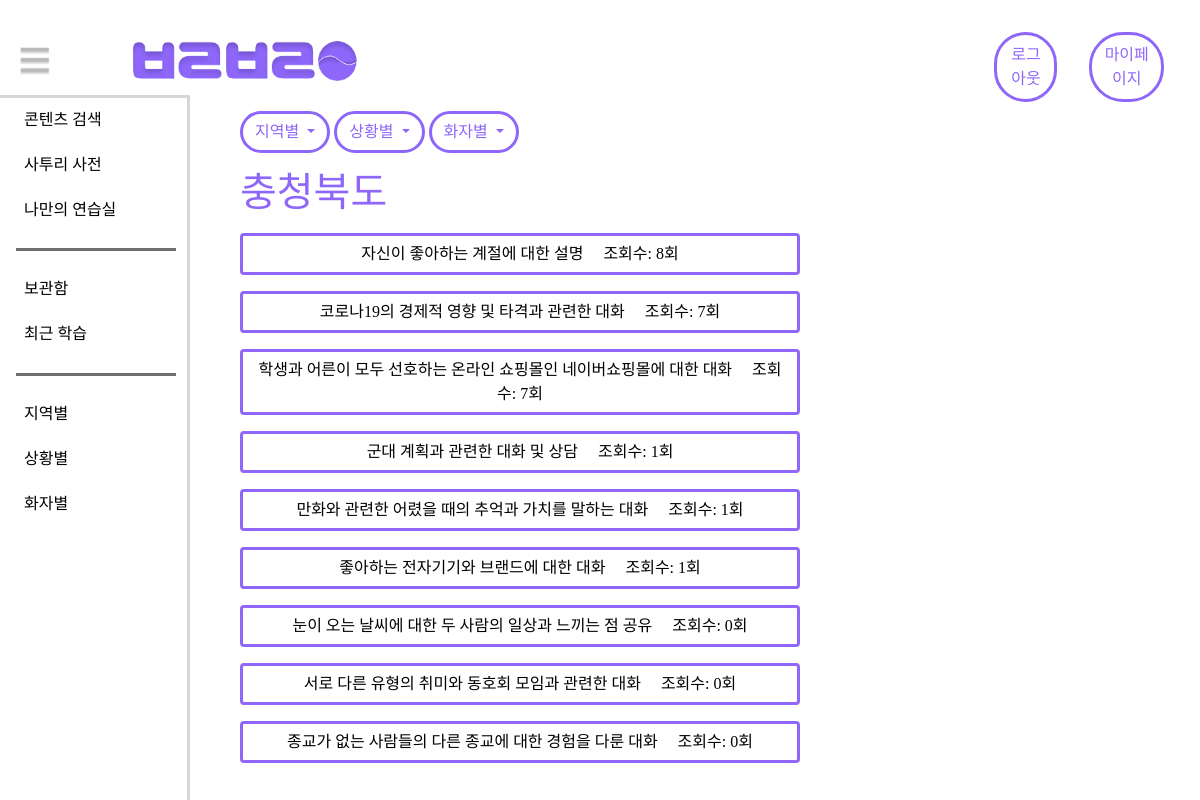
/voice/voice_map/chchbokdo/ (signed in), run on the app's committed database.
### voice/models.py (models this page shows, shortened)
class voice(models.Model):
    title = models.CharField(max_length=50)
    region = models.CharField(max_length = 30, choices=region_choice)
    situation = models.CharField(max_length = 30, choices=situation_choice, blank=True)
    talker_age = models.CharField(max_length = 30, choices=talker_age_choice, blank=True)
    talker_gender = models.CharField(max_length = 30, choices=talker_gender_choice, blank=True)
    views = models.PositiveIntegerField(default=0)
    memo = models.CharField(max_length = 300, blank=True)
    objects = managers.CustomModelManager()
    audio = models.FileField(upload_to="voice")
    script = models.FileField(upload_to="script", blank=True)
    script_title = models.CharField(max_length=100, blank=True)
    text = models.TextField(default="", blank=True)

### voice/views.py (the view)
# urls.py: path('voice_map/chchbokdo/', CbListView.as_view(), name="chchbokdo"),
class CbListView(ListView):
    model = voice
    context_object_name = "voice_list"
    template_name = "voice/chchbokdo.html"
    queryset = voice.objects.filter(region="충청북도").order_by("-views")

### voice/templates/voice/chchbokdo.html
{% extends 'voice/local_base.html' %}
{% block local %}
<h1>충청북도</h1>
<div style="font-size: 15px;">
  <ul style="list-style:none; padding:0px; margin:0px;">
      {% for voice in voice_list %}
      <li><a class="btn btn-outline col-7 my-2" href="{% url 'voice:voice_detail' pk=voice.id %}">{{voice.title}} &nbsp;&nbsp;&nbsp;&nbsp;조회수: {{voice.views}}회</a></li>
      {% endfor %}
  </ul>
</div>
{% endblock %}

### static/style.css (style rules this page uses)
a { font-family: 'GmarketSansMedium'; }
div { font-family: 'GmarketSansMedium'; }
.btn-outline { border:#8E67FA solid; color:black }

### templates/base.html (style rules this page uses)
h1 { font-family: 'GmarketSansBold'; color: #8E67FA; }

### data on the page
voice: title "자신이 좋아하는 계절에 대한 설명", views "8"
voice: title "코로나19의 경제적 영향 및 타격과 관련한 대화", views "7"
voice: title "학생과 어른이 모두 선호하는 온라인 쇼핑몰인 네이버쇼핑몰에 대한 대화", views "7"
voice: title "군대 계획과 관련한 대화 및 상담", views "1"
voice: title "만화와 관련한 어렸을 때의 추억과 가치를 말하는 대화", views "1"
voice: title "좋아하는 전자기기와 브랜드에 대한 대화", views "1"
voice: title "눈이 오는 날씨에 대한 두 사람의 일상과 느끼는 점 공유", views "0"
voice: title "서로 다른 유형의 취미와 동호회 모임과 관련한 대화", views "0"
voice: title "종교가 없는 사람들의 다른 종교에 대한 경험을 다룬 대화", views "0"
